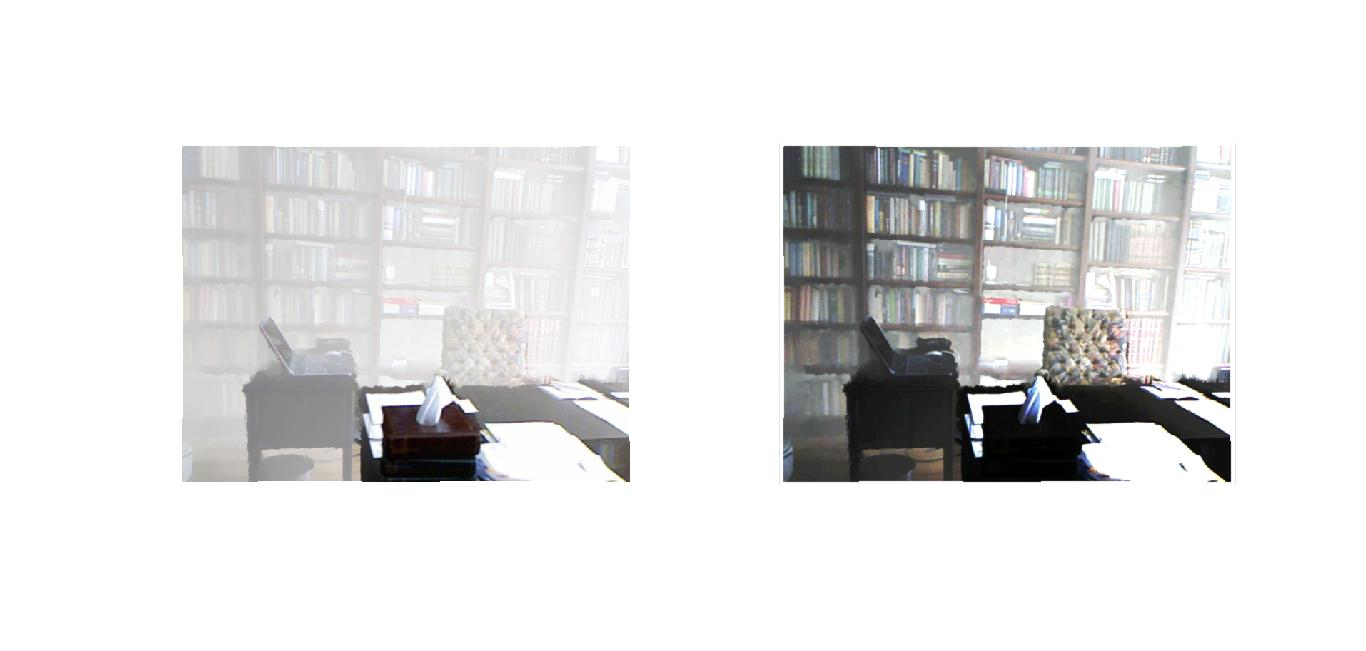
%> input picture images/2.jpg, 1366 x 651 px
$ octave HazeRemoval.m   (GNU Octave 9; MATLAB toolbox functions it lacks are replaced by stand-ins)
%> lines starting %> are read from the running program, lines starting %| are printed output that depends on the picture
close all;
%Reading Image
[I,Rdir,~]=uigetfile({'*.jpg;*.png;*.bmp'},'Pick Hazy Image');
%> the answer given: images/2.jpg
hazImg=strcat(Rdir,I);
hazImg=imread(hazImg);
%> hazImg is the input picture: size 651x1366x3 uint8; mean R, G, B 227.5, 227.4, 227.4
pic=hazImg;
pic=double(pic);

%A parameter which is to be tuned depends upon the image output
%adjusting this parameter could give the required result - 50 is found
%anlytically for indoor hazy images
adjustKnob=50;
factor=1+adjustKnob/255;

%Histogram equalization is done because hazy image's histogram tends to
%shift on the brighter region
pic(:,:,1)=histeq(hazImg(:,:,1));
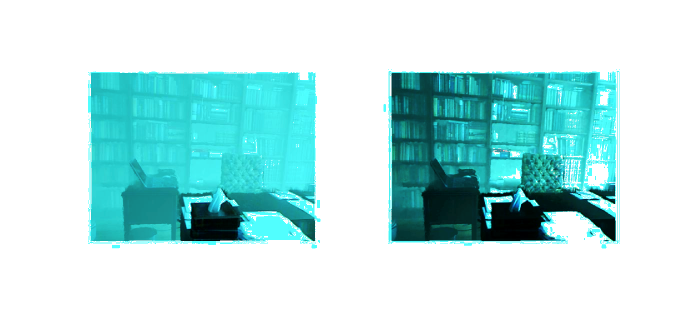
%> pic: size 651x1366x3 double (shown at 1/2 size); mean R, G, B 183.5, 227.4, 227.4
pic(:,:,2)=histeq(hazImg(:,:,2));
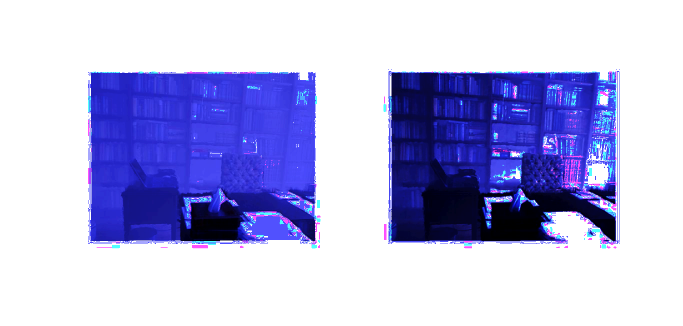
%> pic: size 651x1366x3 double (shown at 1/2 size); mean R, G, B 183.5, 183.9, 227.4
pic(:,:,3)=histeq(hazImg(:,:,3));

%Image adjusted further by handling the saturation and value parameters
k=rgb2hsv(pic);
%> k: size 651x1366x3 double; mean H, S, V 0.1, 0, 186.2
k(:,:,2)=k(:,:,2)*(1/factor);
%> k: size 651x1366x3 double; mean H, S, V 0.1, 0, 186.2
k(:,:,3)=k(:,:,3)*factor;
%> k: size 651x1366x3 double; mean H, S, V 0.1, 0, 222.7
pic=hsv2rgb(k);

pic=uint8(pic);
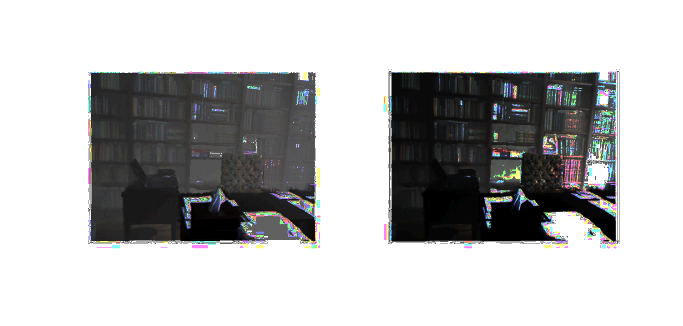
%> pic: size 651x1366x3 uint8 (shown at 1/2 size); mean R, G, B 186.6, 186.8, 187

%Further Gaussian filter is applied to smooth out the abrupt change effect
h=fspecial('gaussian');
pic(:,:,1)=filter2(h,pic(:,:,1));
pic(:,:,2)=filter2(h,pic(:,:,2));
pic(:,:,3)=filter2(h,pic(:,:,3));
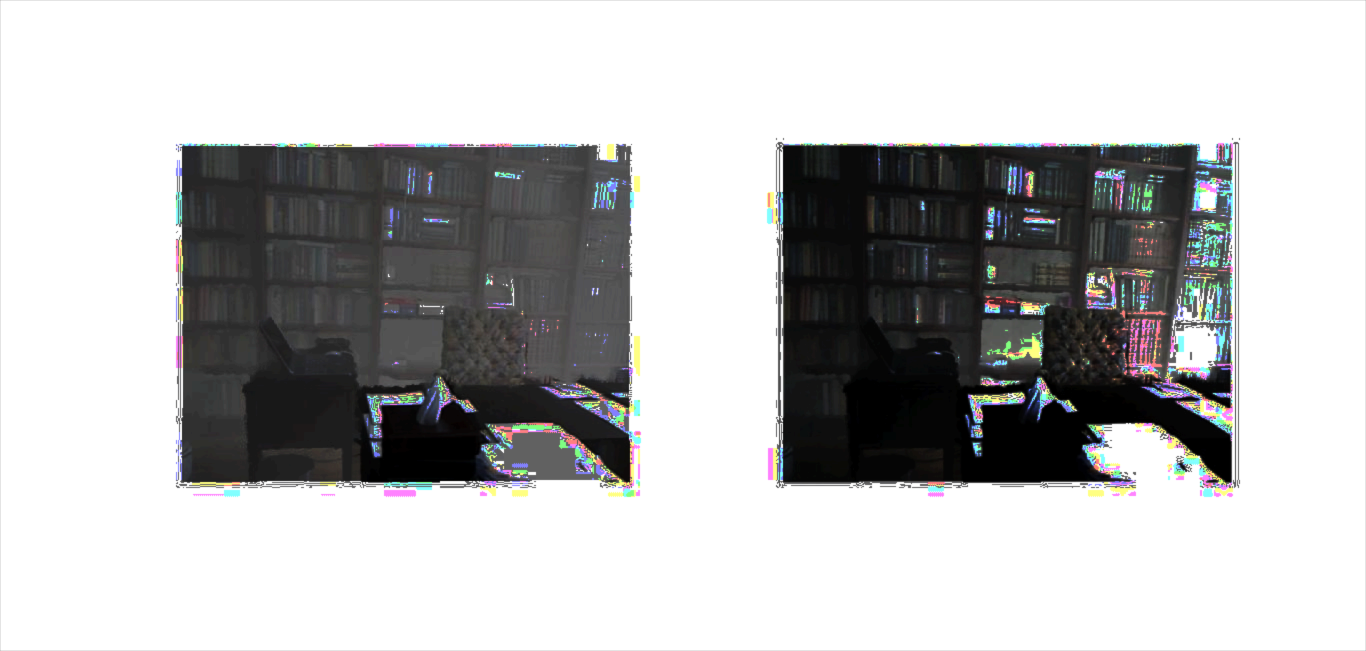
%> pic: size 651x1366x3 uint8; mean R, G, B 186.5, 186.7, 186.9

figure;
subplot(1,2,1),imshow(hazImg);
subplot(1,2,2),imshow(pic);

$ run again, on images/4.jpg
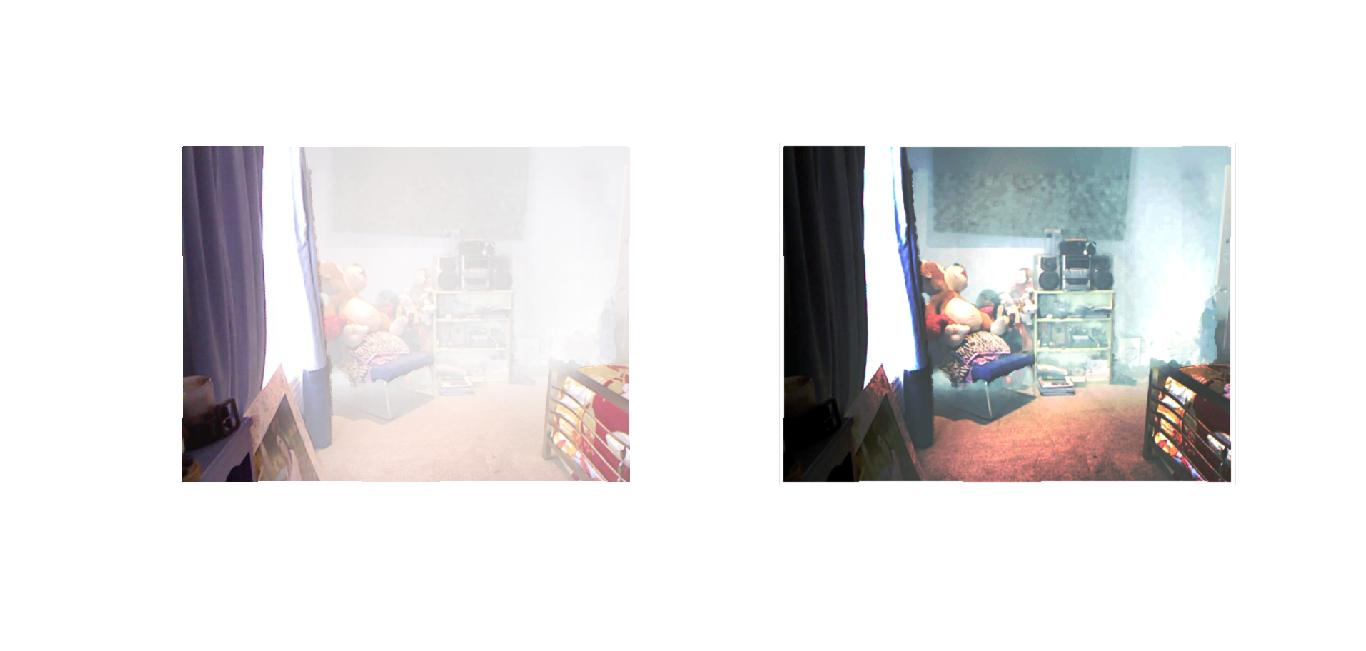
%> input picture images/4.jpg, 1366 x 651 px
%> hazImg is the input picture: size 651x1366x3 uint8; mean R, G, B 228.7, 227.3, 227.7
%> `pic(:,:,2)=histeq(hazImg(:,:,2));`:
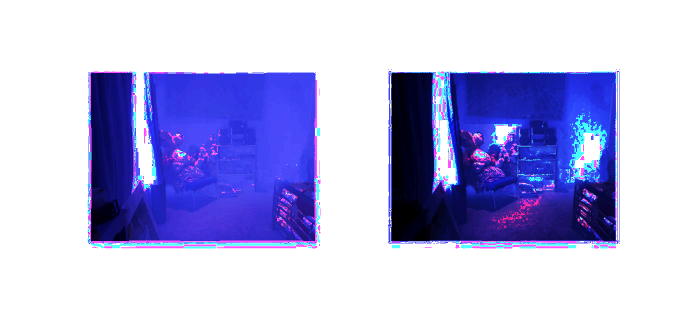
%> pic: size 651x1366x3 double (shown at 1/2 size); mean R, G, B 184, 183.9, 227.7
%> `pic(:,:,3)=filter2(h,pic(:,:,3));`:
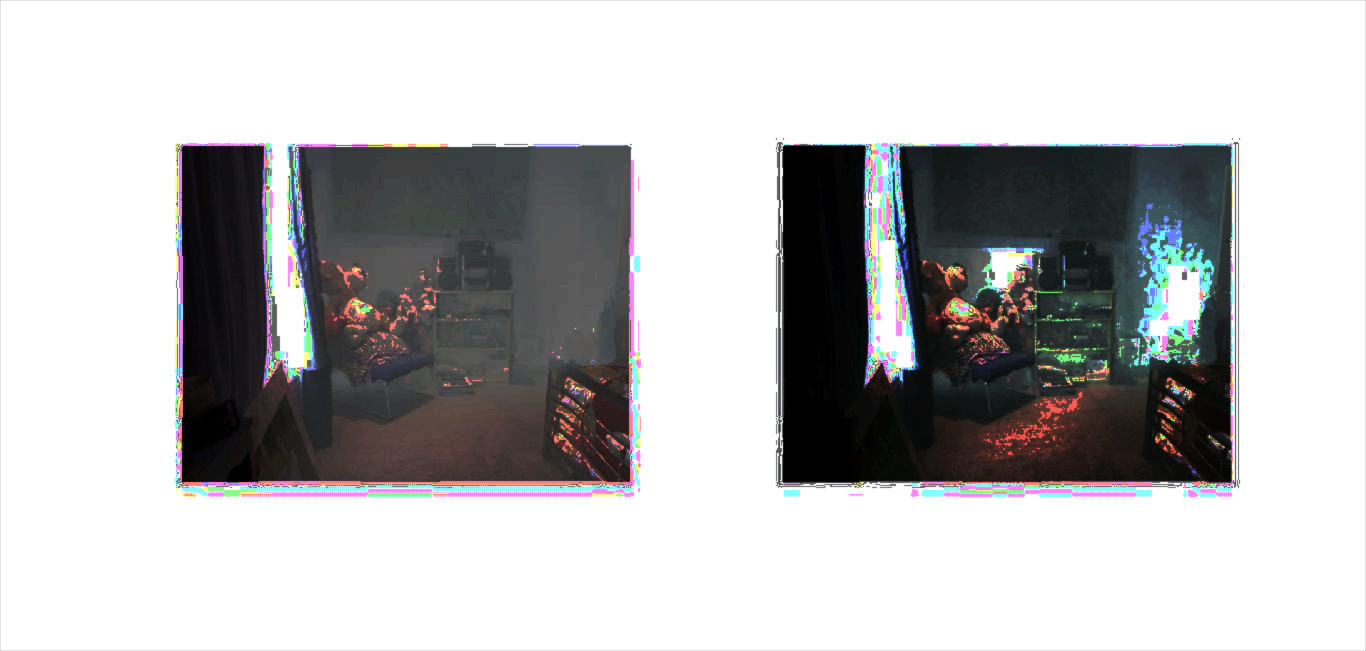
%> pic: size 651x1366x3 uint8; mean R, G, B 187.4, 187.3, 187.9

$ run again, on images/5.jpg
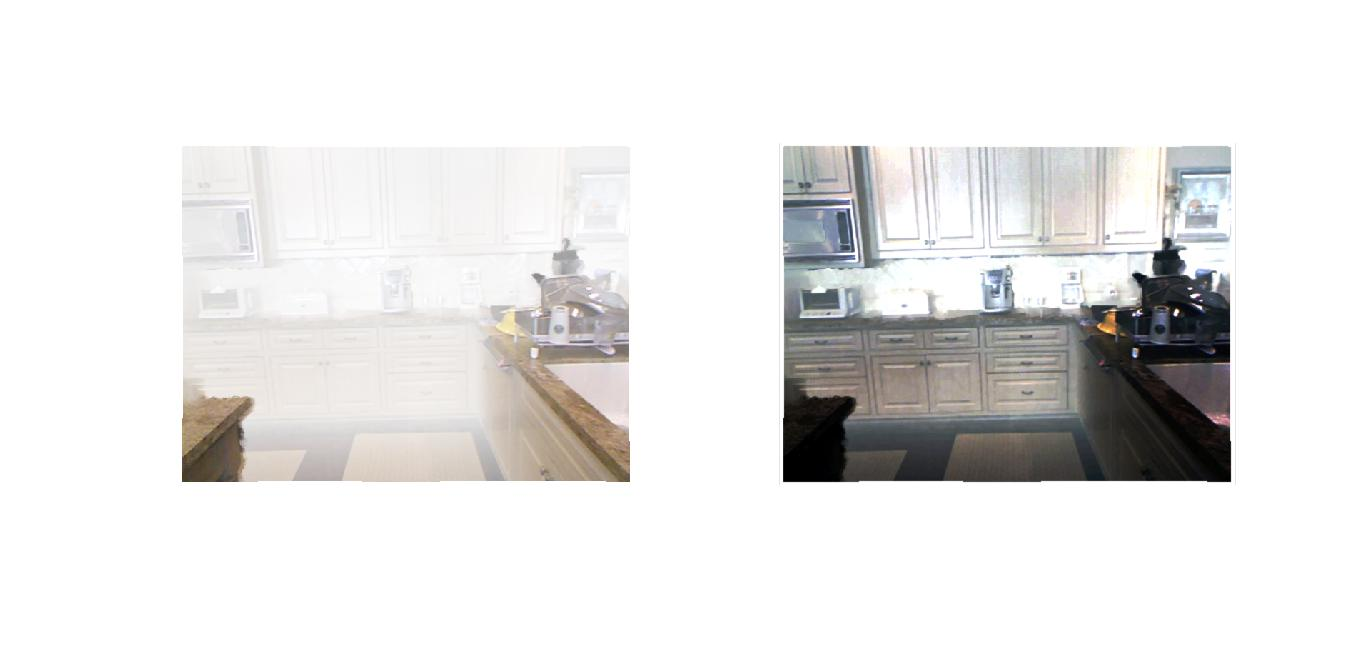
%> input picture images/5.jpg, 1366 x 651 px
%> hazImg is the input picture: size 651x1366x3 uint8; mean R, G, B 231, 230.3, 229.6
%> `pic(:,:,2)=histeq(hazImg(:,:,2));`:
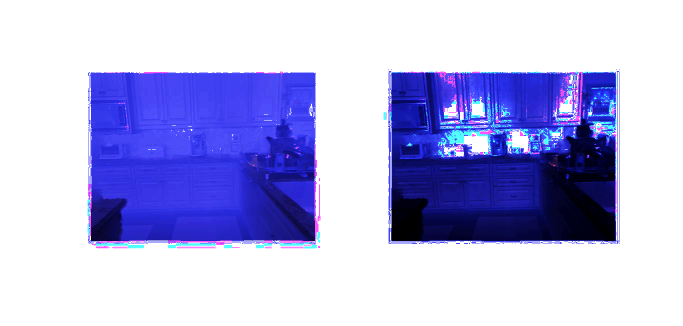
%> pic: size 651x1366x3 double (shown at 1/2 size); mean R, G, B 182.8, 183, 229.6
%> `pic(:,:,3)=filter2(h,pic(:,:,3));`:
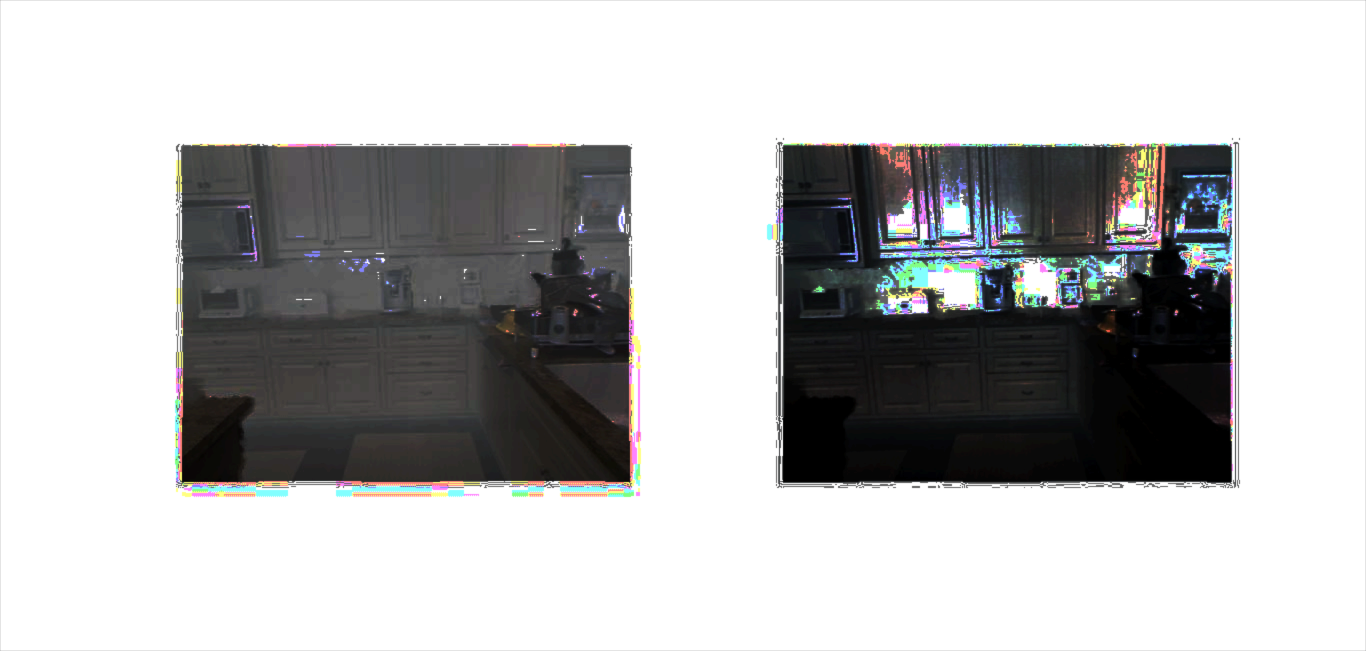
%> pic: size 651x1366x3 uint8; mean R, G, B 185.9, 186, 186.3
